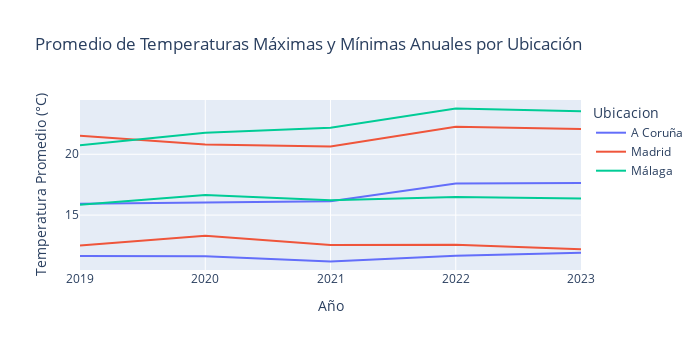

Notebook source saved alongside this figure:
### Markdown cell above
Promedios de temperaturas

### Code cell
df_anual_promedio = df_descargado.groupby(["Ubicacion", "Año"]).agg({"Temp Max (ºC)": "mean", "Temp Min (ºC)": "mean"}).reset_index()

fig = px.line(df_anual_promedio, x="Año", y=["Temp Max (ºC)", "Temp Min (ºC)"], color="Ubicacion",
              title="Promedio de Temperaturas Máximas y Mínimas Anuales por Ubicación",
              labels={"value": "Temperatura en (°C)", "Año": "Año"})

fig.update_layout(xaxis_title='Año', yaxis_title='Temperatura Promedio (°C)', height=350, width=700)
fig.show()

### Figure 1 — Plotly figure (JSON) as saved in the notebook; plotly's stock layout.template omitted (floating-point values rounded to 4 significant figures)
{"data": [{"hovertemplate": "Ubicacion=A Coruña<br>variable=Temp Max (ºC)<br>Año=%{x}<br>Temperatura en (°C)=%{y}<extra></extra>", "legendgroup": "A Coruña", "line": {"color": "#636efa", "dash": "solid"}, "marker": {"symbol": "circle"}, "mode": "lines", "name": "A Coruña", "orientation": "v", "showlegend": true, "type": "scatter", "x": [2019, 2020, 2021, 2022, 2023], "xaxis": "x", "y": [15.92, 16.01, 16.13, 17.59, 17.64], "yaxis": "y"}, {"hovertemplate": "Ubicacion=A Coruña<br>variable=Temp Min (ºC)<br>Año=%{x}<br>Temperatura en (°C)=%{y}<extra></extra>", "legendgroup": "A Coruña", "line": {"color": "#636efa", "dash": "solid"}, "marker": {"symbol": "circle"}, "mode": "lines", "name": "A Coruña", "orientation": "v", "showlegend": false, "type": "scatter", "x": [2019, 2020, 2021, 2022, 2023], "xaxis": "x", "y": [11.64, 11.62, 11.19, 11.67, 11.91], "yaxis": "y"}, {"hovertemplate": "Ubicacion=Madrid<br>variable=Temp Max (ºC)<br>Año=%{x}<br>Temperatura en (°C)=%{y}<extra></extra>", "legendgroup": "Madrid", "line": {"color": "#EF553B", "dash": "solid"}, "marker": {"symbol": "circle"}, "mode": "lines", "name": "Madrid", "orientation": "v", "showlegend": true, "type": "scatter", "x": [2019, 2020, 2021, 2022, 2023], "xaxis": "x", "y": [21.52, 20.8, 20.64, 22.26, 22.09], "yaxis": "y"}, {"hovertemplate": "Ubicacion=Madrid<br>variable=Temp Min (ºC)<br>Año=%{x}<br>Temperatura en (°C)=%{y}<extra></extra>", "legendgroup": "Madrid", "line": {"color": "#EF553B", "dash": "solid"}, "marker": {"symbol": "circle"}, "mode": "lines", "name": "Madrid", "orientation": "v", "showlegend": false, "type": "scatter", "x": [2019, 2020, 2021, 2022, 2023], "xaxis": "x", "y": [12.51, 13.31, 12.54, 12.56, 12.2], "yaxis": "y"}, {"hovertemplate": "Ubicacion=Málaga<br>variable=Temp Max (ºC)<br>Año=%{x}<br>Temperatura en (°C)=%{y}<extra></extra>", "legendgroup": "Málaga", "line": {"color": "#00cc96", "dash": "solid"}, "marker": {"symbol": "circle"}, "mode": "lines", "name": "Málaga", "orientation": "v", "showlegend": true, "type": "scatter", "x": [2019, 2020, 2021, 2022, 2023], "xaxis": "x", "y": [20.74, 21.77, 22.18, 23.76, 23.54], "yaxis": "y"}, {"hovertemplate": "Ubicacion=Málaga<br>variable=Temp Min (ºC)<br>Año=%{x}<br>Temperatura en (°C)=%{y}<extra></extra>", "legendgroup": "Málaga", "line": {"color": "#00cc96", "dash": "solid"}, "marker": {"symbol": "circle"}, "mode": "lines", "name": "Málaga", "orientation": "v", "showlegend": false, "type": "scatter", "x": [2019, 2020, 2021, 2022, 2023], "xaxis": "x", "y": [15.85, 16.64, 16.22, 16.49, 16.37], "yaxis": "y"}], "layout": {"height": 350, "legend": {"title": {"text": "Ubicacion"}, "tracegroupgap": 0}, "title": {"text": "Promedio de Temperaturas Máximas y Mínimas Anuales por Ubicación"}, "width": 700, "xaxis": {"anchor": "y", "domain": [0, 1], "title": {"text": "Año"}}, "yaxis": {"anchor": "x", "domain": [0, 1], "title": {"text": "Temperatura Promedio (°C)"}}}}
